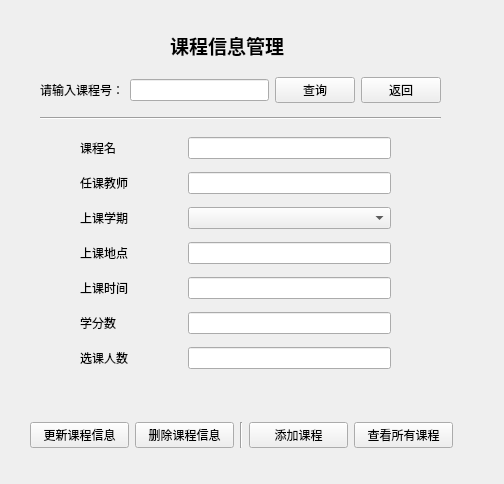
<?xml version="1.0" encoding="UTF-8"?>
<ui version="4.0">
 <class>courseManage</class>
 <widget class="QWidget" name="courseManage">
  <property name="geometry">
   <rect>
    <x>0</x>
    <y>0</y>
    <width>504</width>
    <height>484</height>
   </rect>
  </property>
  <property name="windowTitle">
   <string>Form</string>
  </property>
  <widget class="QLabel" name="label">
   <property name="geometry">
    <rect>
     <x>170</x>
     <y>30</y>
     <width>151</width>
     <height>31</height>
    </rect>
   </property>
   <property name="font">
    <font>
     <family>Arial</family>
     <pointsize>14</pointsize>
     <weight>75</weight>
     <bold>true</bold>
    </font>
   </property>
   <property name="text">
    <string>课程信息管理</string>
   </property>
  </widget>
  <widget class="Line" name="line">
   <property name="geometry">
    <rect>
     <x>40</x>
     <y>110</y>
     <width>401</width>
     <height>16</height>
    </rect>
   </property>
   <property name="orientation">
    <enum>Qt::Horizontal</enum>
   </property>
  </widget>
  <widget class="QWidget" name="layoutWidget">
   <property name="geometry">
    <rect>
     <x>40</x>
     <y>70</y>
     <width>401</width>
     <height>40</height>
    </rect>
   </property>
   <layout class="QGridLayout" name="gridLayout">
    <item row="0" column="0">
     <widget class="QLabel" name="label_2">
      <property name="text">
       <string>请输入课程号：</string>
      </property>
     </widget>
    </item>
    <item row="0" column="3">
     <widget class="QPushButton" name="bakc_button">
      <property name="text">
       <string>返回</string>
      </property>
     </widget>
    </item>
    <item row="0" column="2">
     <widget class="QPushButton" name="searchButton">
      <property name="text">
       <string>查询</string>
      </property>
     </widget>
    </item>
    <item row="0" column="1">
     <widget class="QLineEdit" name="courseId_lineEdit"/>
    </item>
   </layout>
  </widget>
  <widget class="QWidget" name="layoutWidget">
   <property name="geometry">
    <rect>
     <x>30</x>
     <y>420</y>
     <width>423</width>
     <height>30</height>
    </rect>
   </property>
   <layout class="QGridLayout" name="gridLayout_3">
    <item row="0" column="1">
     <widget class="QPushButton" name="delete_button">
      <property name="text">
       <string>删除课程信息</string>
      </property>
     </widget>
    </item>
    <item row="0" column="4">
     <widget class="QPushButton" name="listAllCourse_button">
      <property name="text">
       <string>查看所有课程</string>
      </property>
     </widget>
    </item>
    <item row="0" column="0">
     <widget class="QPushButton" name="update_button">
      <property name="text">
       <string>更新课程信息</string>
      </property>
     </widget>
    </item>
    <item row="0" column="3">
     <widget class="QPushButton" name="add_button">
      <property name="text">
       <string>添加课程</string>
      </property>
     </widget>
    </item>
    <item row="0" column="2">
     <widget class="Line" name="line_2">
      <property name="orientation">
       <enum>Qt::Vertical</enum>
      </property>
     </widget>
    </item>
   </layout>
  </widget>
  <widget class="QWidget" name="layoutWidget">
   <property name="geometry">
    <rect>
     <x>80</x>
     <y>130</y>
     <width>311</width>
     <height>251</height>
    </rect>
   </property>
   <layout class="QGridLayout" name="gridLayout_2">
    <item row="0" column="0">
     <widget class="QLabel" name="label_3">
      <property name="text">
       <string>课程名</string>
      </property>
     </widget>
    </item>
    <item row="0" column="1" colspan="2">
     <widget class="QLineEdit" name="courseName_lineEdit"/>
    </item>
    <item row="1" column="0">
     <widget class="QLabel" name="label_4">
      <property name="text">
       <string>任课教师</string>
      </property>
     </widget>
    </item>
    <item row="1" column="1" colspan="2">
     <widget class="QLineEdit" name="teacher_lineEdit"/>
    </item>
    <item row="2" column="0">
     <widget class="QLabel" name="label_5">
      <property name="text">
       <string>上课学期</string>
      </property>
     </widget>
    </item>
    <item row="2" column="1" colspan="2">
     <widget class="QComboBox" name="timeBox"/>
    </item>
    <item row="3" column="0">
     <widget class="QLabel" name="label_6">
      <property name="text">
       <string>上课地点</string>
      </property>
     </widget>
    </item>
    <item row="3" column="1" colspan="2">
     <widget class="QLineEdit" name="location_lineEdit"/>
    </item>
    <item row="4" column="0">
     <widget class="QLabel" name="label_7">
      <property name="text">
       <string>上课时间</string>
      </property>
     </widget>
    </item>
    <item row="4" column="1" colspan="2">
     <widget class="QLineEdit" name="period_lineEdit"/>
    </item>
    <item row="5" column="0">
     <widget class="QLabel" name="label_8">
      <property name="text">
       <string>学分数</string>
      </property>
     </widget>
    </item>
    <item row="5" column="1" colspan="2">
     <widget class="QLineEdit" name="credit_lineEdit"/>
    </item>
    <item row="6" column="0">
     <widget class="QLabel" name="label_9">
      <property name="text">
       <string>选课人数</string>
      </property>
     </widget>
    </item>
    <item row="6" column="1" colspan="2">
     <widget class="QLineEdit" name="courseNum_lineEdit">
      <property name="readOnly">
       <bool>true</bool>
      </property>
     </widget>
    </item>
   </layout>
  </widget>
 </widget>
 <resources/>
 <connections/>
</ui>
